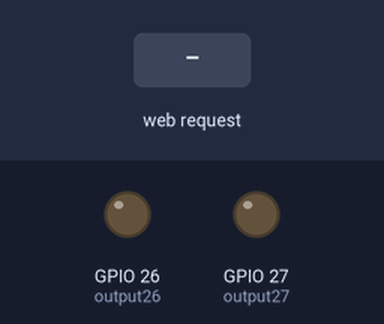
The sketch below on a simulated ESP32. Shown: output pins drawn as LEDs (lit = HIGH). The inputs (shaded band) are chosen by the test bench. What the sketch prints to the serial monitor is not drawn.

Above: at 1.2 s.
1.3 s: HTTP request GET /26/on received
At 2.5 s:
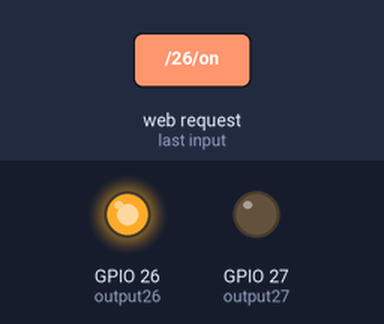
2.8 s: HTTP request GET /27/on received
At 3.9 s:
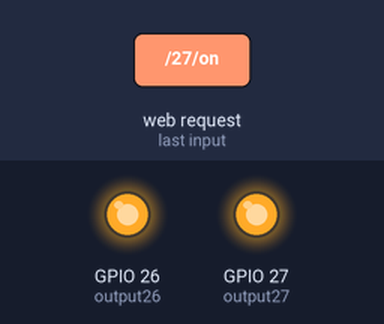
4.3 s: HTTP request GET /26/off received
At 5.0 s:
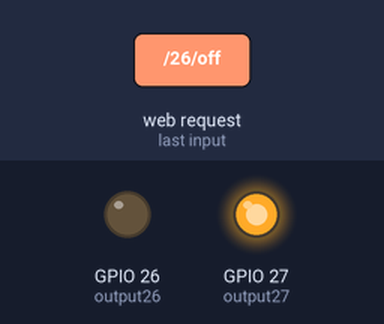
5.8 s: HTTP request GET /27/off received
At 6.2 s:
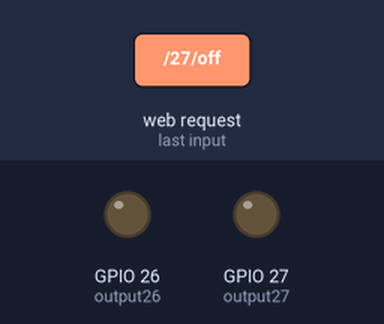
Timing chart, 0 to 8.3 s (numbered marks = the images above; inputs shaded):
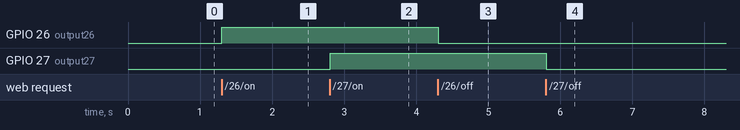

The sketch:

Assg_01_Q3WiFiAccessPoint.ino
```cpp
/***
  Set an ESP32 Access Point (AP) for Web Server
***/

// Load Wi-Fi library
#include <WiFi.h>

// Replace with your network credentials
const char* ssid     = "Harsha";
const char* password = "Harsha123";

// Set web server port number to 80
WiFiServer server(80);

// Variable to store the HTTP request
String header;

// Auxiliar variables to store the current output state
String output26State = "off";
String output27State = "off";

// Assign output variables to GPIO pins
const int output26 = 26;
const int output27 = 27;

void setup() {
  Serial.begin(115200);
  // Initialize the output variables as outputs
  pinMode(output26, OUTPUT);
  pinMode(output27, OUTPUT);
  // Set outputs to LOW
  digitalWrite(output26, LOW);
  digitalWrite(output27, LOW);

  // Connect to Wi-Fi network with SSID and password
  Serial.print("Setting AP (Access Point)…");
  // Remove the password parameter, if you want the AP (Access Point) to be open
  WiFi.softAP(ssid, password, 1, false, 2);

  IPAddress IP = WiFi.softAPIP();
  Serial.print("AP IP address: ");
  Serial.println(IP);

  server.begin();
}

void loop(){

  int count = 0,connect_device;
  WiFiClient client = server.available();   // Listen for incoming clients


  if (client) {                             // If a new client connects,

    connect_device++;
    count = count + connect_device;
    Serial.println("Number of client connected");
    Serial.println(count);

    Serial.println("New Client.");          // print a message out in the serial port
    String currentLine = "";                // make a String to hold incoming data from the client
    while (client.connected()) {            // loop while the client's connected
      if (client.available()) {             // if there's bytes to read from the client,
        char c = client.read();             // read a byte, then
        Serial.write(c);                    // print it out the serial monitor
        header += c;
        if (c == '\n') {                    // if the byte is a newline character
          // if the current line is blank, you got two newline characters in a row.
          // that's the end of the client HTTP request, so send a response:
          if (currentLine.length() == 0) {
            // HTTP headers always start with a response code (e.g. HTTP/1.1 200 OK)
            // and a content-type so the client knows what's coming, then a blank line:
            client.println("HTTP/1.1 200 OK");
            client.println("Content-type:text/html");
            client.println("Connection: close");
            client.println();


            // turns the GPIOs on and off
            if (header.indexOf("GET /26/on") >= 0) {
              Serial.println("GPIO 26 on");
              output26State = "on";
              digitalWrite(output26, HIGH);
            } else if (header.indexOf("GET /26/off") >= 0) {
              Serial.println("GPIO 26 off");
              output26State = "off";
              digitalWrite(output26, LOW);
            } else if (header.indexOf("GET /27/on") >= 0) {
              Serial.println("GPIO 27 on");
              output27State = "on";
              digitalWrite(output27, HIGH);
            } else if (header.indexOf("GET /27/off") >= 0) {
              Serial.println("GPIO 27 off");
              output27State = "off";
              digitalWrite(output27, LOW);
            }

            // Display the HTML web page
            client.println("<!DOCTYPE html><html>");
            client.println("<head><meta name=\"viewport\" content=\"width=device-width,nitial-scale=1\">");
            client.println("<link rel=\"icon\" href=\"data:,\">");
            // CSS to style the on/off buttons
            // Feel free to change the background-color and font-size attributes to fit your preferences
            client.println("<style>html { font-family: Helvetica; display: inline-block;margin: 0px auto; text-align: center;}");
            client.println(".button { background-color: #4CAF50; border: none; color: white;padding: 16px 40px;");
            client.println("text-decoration: none; font-size: 30px; margin: 2px; cursor: pointer;}");
            client.println(".button2 {background-color: #555555;}</style></head>");
            // Web Page Heading
            client.println("<body><h1>ESP32 Web Server</h1>");
            // Display current state, and ON/OFF buttons for GPIO 26
            client.println("<p>GPIO 26 - State " + output26State + "</p>");
            // If the output26State is off, it displays the ON button
            if (output26State=="off") {
              client.println("<p><a href=\"/26/on\"><button class=\"button\">ON</button></a></p>");
            } else {
              client.println("<p><a href=\"/26/off\"><button class=\"button button2\">OFF</button>              </a></p>");
            }

            // Display current state, and ON/OFF buttons for GPIO 27
            client.println("<p>GPIO 27 - State " + output27State + "</p>");
            // If the output27State is off, it displays the ON button
            if (output27State=="off") {
              client.println("<p><a href=\"/27/on\"><button class=\"button\">ON</button></a></p>");
            } else {
              client.println("<p><a href=\"/27/off\"><button class=\"button button2\">OFF</button>              </a></p>");
            }
            client.println("</body></html>");

            // The HTTP response ends with another blank line
            client.println();
            // Break out of the while loop
            break;
          } else { // if you got a newline, then clear currentLine
            currentLine = "";
          }
        } else if (c != '\r') {  // if you got anything else but a carriage return character,
          currentLine += c;      // add it to the end of the currentLine
        }
      }
    }
    // Clear the header variable
    header = "";
    // Close the connection
    client.stop();
    count--;
    Serial.println("Client disconnected.");
    Serial.println("");
  }
}
```

Measured:
- after the input at 1.3 s, GPIO 26 (output26): LOW → HIGH at once
- after the input at 2.8 s, GPIO 27 (output27): LOW → HIGH at once
- after the input at 4.3 s, GPIO 26 (output26): HIGH → LOW at once
- after the input at 5.8 s, GPIO 27 (output27): HIGH → LOW at once
